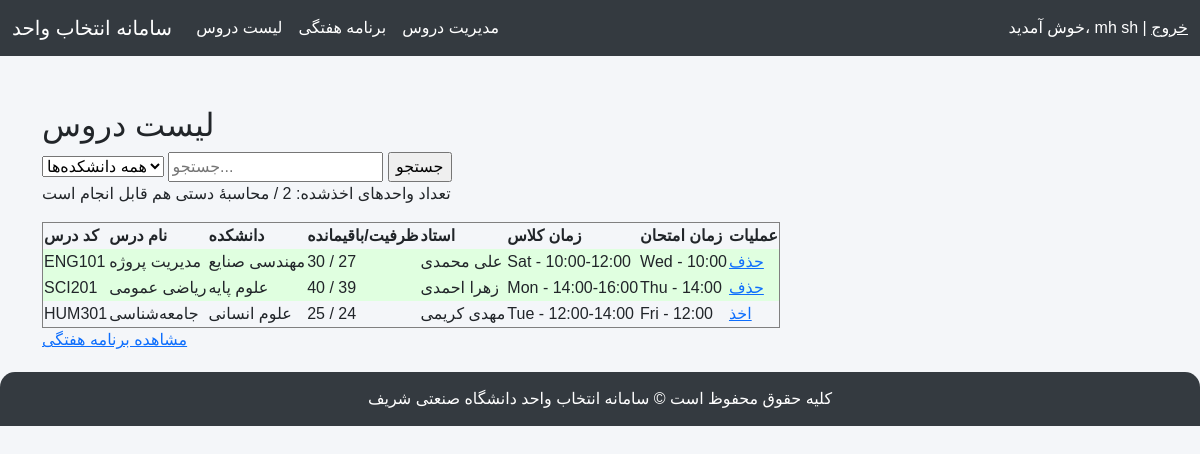
The page /courses/ (signed in) on the database its author committed.
### course_app/models.py (models this page shows, shortened)
class Course(models.Model):
    course_code = models.CharField(max_length=20, unique=True, verbose_name="کد درس")
    course_name = models.CharField(max_length=200, verbose_name="نام درس")
    department = models.ForeignKey(Department, on_delete=models.CASCADE, related_name='courses')
    instructor = models.ForeignKey(Instructor, on_delete=models.SET_NULL, null=True, blank=True)
    credits = models.PositiveIntegerField(default=3, verbose_name="تعداد واحد")
    capacity = models.PositiveIntegerField(default=30, verbose_name="ظرفیت کل")
    class_day = models.CharField(max_length=50, verbose_name="روز کلاس (مثلاً Sat, Mon...)")
    class_time = models.CharField(max_length=50, verbose_name="ساعت کلاس (مثلاً 10:00-12:00)")
    exam_day = models.CharField(max_length=50, verbose_name="روز امتحان", blank=True)
    exam_time = models.CharField(max_length=50, verbose_name="ساعت امتحان", blank=True)
    prerequisites = models.ManyToManyField('self', symmetrical=False, related_name='is_prerequisite_for', blank=True)
    corequisites = models.ManyToManyField('self', symmetrical=False, related_name='is_corequisite_for', blank=True)
    def remaining_capacity(self):
        enrolled_count = Enrollment.objects.filter(course=self).count()
        return self.capacity - enrolled_count

class Department(models.Model):
    name = models.CharField(max_length=100, verbose_name="نام دانشکده")

class Instructor(models.Model):
    first_name = models.CharField(max_length=100, verbose_name="نام استاد")
    last_name = models.CharField(max_length=100, verbose_name="نام خانوادگی استاد")
    email = models.EmailField(null=True, blank=True)
    department = models.ForeignKey(Department, on_delete=models.SET_NULL, null=True)

### course_app/views.py (the view)
# urls.py: path('courses/', course_list_view, name='course_list'),
@login_required
def course_list_view(request):
    if is_admin(request.user):
        return redirect('manage_courses')
    departments = Department.objects.all()
    selected_dept = request.GET.get('dept')
    search_query = request.GET.get('q')
    if selected_dept:
        courses = Course.objects.filter(department__id=selected_dept)
    else:
        courses = Course.objects.all()
    if search_query:
        courses = courses.filter(course_name__icontains=search_query)
    student = request.user.student_profile
    enrolled_courses = Enrollment.objects.filter(student=student).values_list('course_id', flat=True)
    return render(request, 'course_list.html', {
        'departments': departments,
        'courses': courses,
        'enrolled_courses': enrolled_courses,
        'selected_dept': selected_dept,
        'search_query': search_query
    })

### course_app/views.py (called while the page is built)
def is_admin(user):
    return user.is_staff or user.is_superuser

### course_app/templates/course_list.html (shortened to what this page needs)
{% extends 'base.html' %}
{% block content %}
<h2>لیست دروس</h2>
<form method="get">
    <select name="dept" onchange="this.form.submit()">
        <option value="">همه دانشکده‌ها</option>
    </select>
    <input type="text" name="q" placeholder="جستجو..." value="{{ search_query|default_if_none:'' }}">
    <input type="submit" value="جستجو">
</form>
<p>
    تعداد واحدهای اخذشده:
    {{ enrolled_courses.count }} / محاسبهٔ دستی هم قابل انجام است
</p>
<table border="1">
    <tr>
        <th>کد درس</th>
        <th>نام درس</th>
        <th>دانشکده</th>
        <th>ظرفیت/باقیمانده</th>
        <th>استاد</th>
        <th>زمان کلاس</th>
        <th>زمان امتحان</th>
        <th>عملیات</th>
    </tr>
    {% for c in courses %}
    <tr {% if c.id in enrolled_courses %} style="background-color: #e0ffe0;" {% endif %}>
        <td>{{ c.course_code }}</td>
        <td>{{ c.course_name }}</td>
        <td>{{ c.department.name }}</td>
        <td>{{ c.capacity }} / {{ c.remaining_capacity }}</td>
        <td>{% if c.instructor %}{{ c.instructor.first_name }} {{ c.instructor.last_name }}{% endif %}</td>
        <td>{{ c.class_day }} - {{ c.class_time }}</td>
        <td>{{ c.exam_day }} - {{ c.exam_time }}</td>
        <td>
            {% if c.id in enrolled_courses %}
            <a href="{% url 'course_remove' c.id %}">حذف</a>
            {% else %}
            <a href="{% url 'course_add' c.id %}">اخذ</a>
            {% endif %}
        </td>
    </tr>
    {% endfor %}
</table>
<p>
    <a href="{% url 'weekly_schedule' %}">مشاهده برنامه هفتگی</a>
</p>
{% endblock %}

### course_app/templates/base.html (shortened to what this page needs)
<!DOCTYPE html>
<html lang="fa">
<head>
    <link href="https://cdn.jsdelivr.net/npm/bootstrap@5.3.0/dist/css/bootstrap.min.css" rel="stylesheet">
    <link href="https://cdnjs.cloudflare.com/ajax/libs/font-awesome/6.4.2/css/all.min.css" rel="stylesheet">
</head>
<body>
    <nav class="navbar navbar-expand-lg navbar-dark">
        <div class="container-fluid">
            <a class="navbar-brand" href="#">سامانه انتخاب واحد</a>
            <div class="collapse navbar-collapse" id="navbarNav">
                <ul class="navbar-nav me-auto mb-2 mb-lg-0">
                    <li class="nav-item">
                        <a class="nav-link" href="/courses">لیست دروس</a>
                    </li>
                    <li class="nav-item">
                        <a class="nav-link" href="/schedule">برنامه هفتگی</a>
                    </li>
                    <li class="nav-item">
                        <a class="nav-link" href="/manage/courses">مدیریت دروس</a>
                    </li>
                </ul>
                <span class="navbar-text">
                    {% if user.is_authenticated %}
                        خوش آمدید، {{ user.first_name }} {{ user.last_name }} | <a href="/logout" class="text-white">خروج</a>
                    {% else %}
                        <a href="/login" class="text-white">ورود</a> | <a href="/signup" class="text-white">ثبت نام</a>
                    {% endif %}
                </span>
            </div>
        </div>
    </nav>
    <div class="container">
        {% block content %}{% endblock %}
    </div>
    <div class="footer">
        کلیه حقوق محفوظ است © سامانه انتخاب واحد دانشگاه صنعتی شریف
    </div>
</body>
</html>

### course_app/templates/base.html (style rules this page uses)
body { font-family: 'Vazir', sans-serif; background-color: #f4f6f9; }
.navbar { background-color: #343a40; }
.navbar-brand, .nav-link, .navbar-text { color: #ffffff !important; }
.container { margin-top: 50px; }
.footer { text-align: center; padding: 15px; margin-top: 20px; background-color: #343a40; color: white; border-radius: 15px 15px 0 0; }

### rows shown on the page
Course: course_code "ENG101", course_name "مدیریت پروژه", department.name "مهندسی صنایع", capacity "30", remaining_capacity "27", instructor.first_name "علی", instructor.last_name "محمدی", class_day "Sat", class_time "10:00-12:00", exam_day "Wed", exam_time "10:00", shows "حذف"
Course: course_code "SCI201", course_name "ریاضی عمومی", department.name "علوم پایه", capacity "40", remaining_capacity "39", instructor.first_name "زهرا", instructor.last_name "احمدی", class_day "Mon", class_time "14:00-16:00", exam_day "Thu", exam_time "14:00", shows "حذف"
Course: course_code "HUM301", course_name "جامعه‌شناسی", department.name "علوم انسانی", capacity "25", remaining_capacity "24", instructor.first_name "مهدی", instructor.last_name "کریمی", class_day "Tue", class_time "12:00-14:00", exam_day "Fri", exam_time "12:00", shows "اخذ"

### other values the page prints
{{ user.first_name }} "mh"
{{ user.last_name }} "sh"
